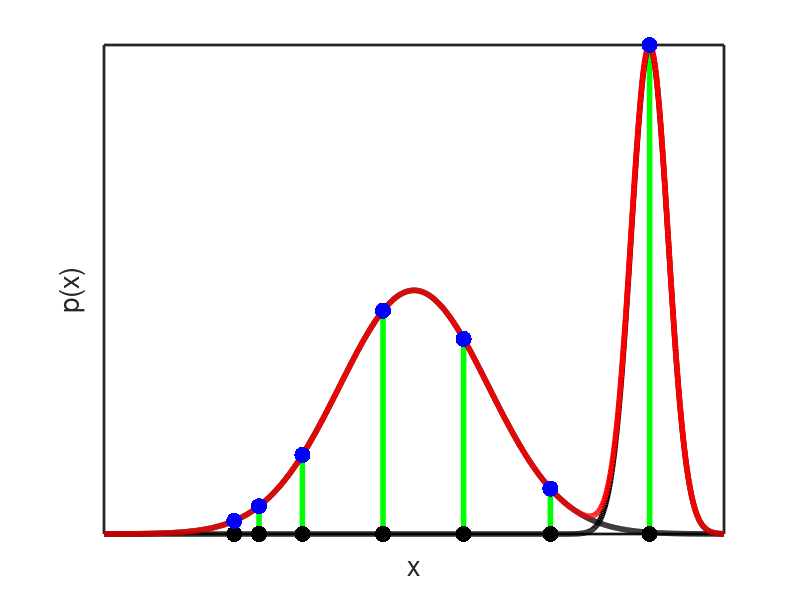

The MATLAB script that drew this image: (Note: this script raises an error after producing the figure.)
%function gmmSingularity
% Illustration of how singularities can arrise in the likelihood function
% of GMMS
%
% Code by Matthew Dunham

    f1 = @(x) normpdf(x,0.5,0.12);
    f2 = @(x) normpdf(x,0.88,0.03)/2;
    f3 = @(x) f1(x) + f2(x);
    domain = 0:0.001:1;
   
    dataPoints = [0.21 0.25 0.32 0.45 0.58 0.72 0.88];
    
    figure; hold on;
    stem(dataPoints',f3(dataPoints)','Color','g','LineWidth',4);
 
    plot(domain,f1(domain),'-k','LineWidth',4);
    plot(domain,f2(domain),'-k','LineWidth',4);
    plot(domain,f3(domain),'-r','LineWidth',4);
    
    plot(dataPoints,zeros(size(dataPoints)),'.k','MarkerSize',35);
    plot(dataPoints,f3(dataPoints),'.b','MarkerSize',35);

    xlabel('x','FontSize',20);
    ylabel('p(x)','FontSize',20);
    set(gca,'FontSize',18,'LineWidth',2,'XTick',[],'YTick',[],'box','on');
    axis tight;
    placeFigures('square',false);
    xlabel('x','FontSize',26);
    ylabel('p(x)','FontSize',26);
    set(gca,'FontSize',18,'LineWidth',2,'XTick',[],'YTick',[],'box','on');
    if doPrintPmtk, doPrintPmtkFigures('gmmSingularity'); end;


%end
